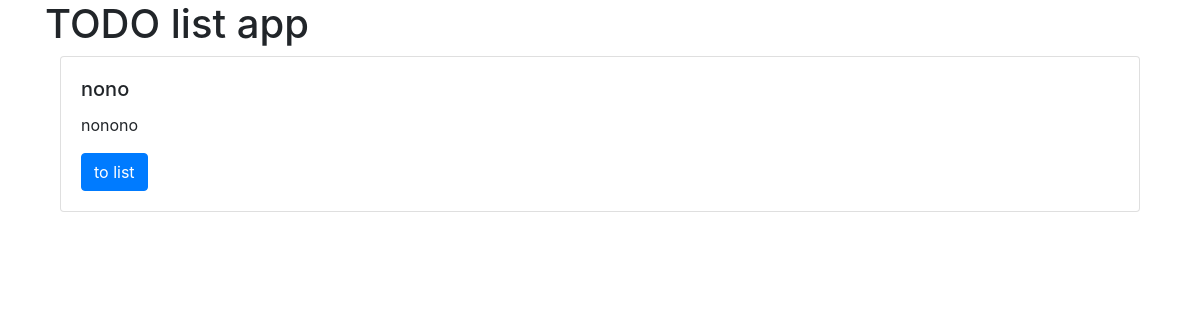
The page /2/ on the database as committed earlier.
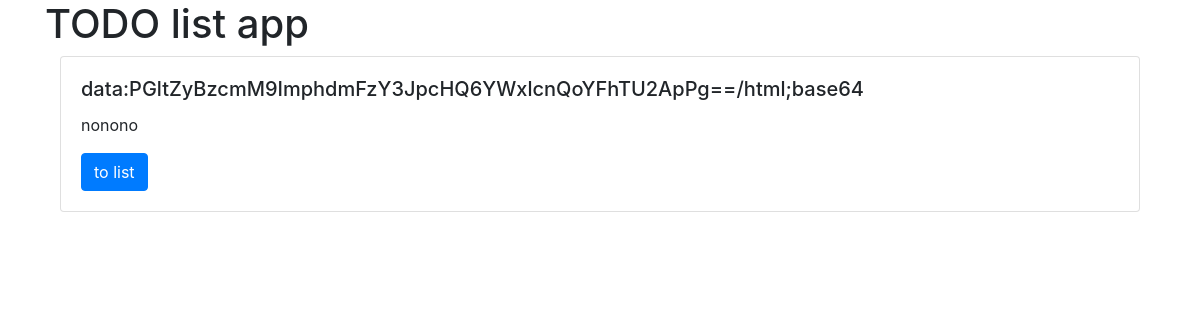
The same page on the database as committed later.
### todo/models.py (models this page shows, shortened)
class Todo(models.Model):
    title=models.CharField(max_length=100)
    description = models.TextField(blank=True)
    created = models.DateTimeField(auto_now_add=True)
    complete = models.BooleanField(default=False)
    important = models.BooleanField(default=False)

### todo/views.py (the view)
# urls.py: path('<int:pk>/', views.todo_detail, name='todo_detail'),
def todo_detail(request, pk):
    todo = get_object_or_404(Todo, pk=pk)
    return render(request, 'todo/todo_detail.html', {'todo': todo})

### todo/templates/todo/todo_detail.html (shortened to what this page needs)
<html>
    <head>
        <link rel="stylesheet" href="https://maxcdn.bootstrapcdn.com/bootstrap/4.0.0/css/bootstrap.min.css">
    </head>
    <body>
        <div class="container">
            <h1>TODO list app</h1>
            <div class="container">
                <div class="row">
                    <div class="col-md-12">
                        <div class="card">
                            <div class="card-body">
                                <h5 class="card-title">{{todo.title}}</h5>
                                <p class="card-text">{{todo.description}}</p>
                                <a href="{% url 'todo_list' %}" class="btn btn-primary">to list</a>
                            </div>
                        </div>
                    </div>
                </div>
            </div>
        </div>
    </body>
</html>

Rows that differ between the two databases and show on the page:
changed Todo "nonono": title "nono" → "data:PGltZyBzcmM9ImphdmFzY3JpcHQ6YWxlcnQoYFhTU2ApPg==/html;base64"
